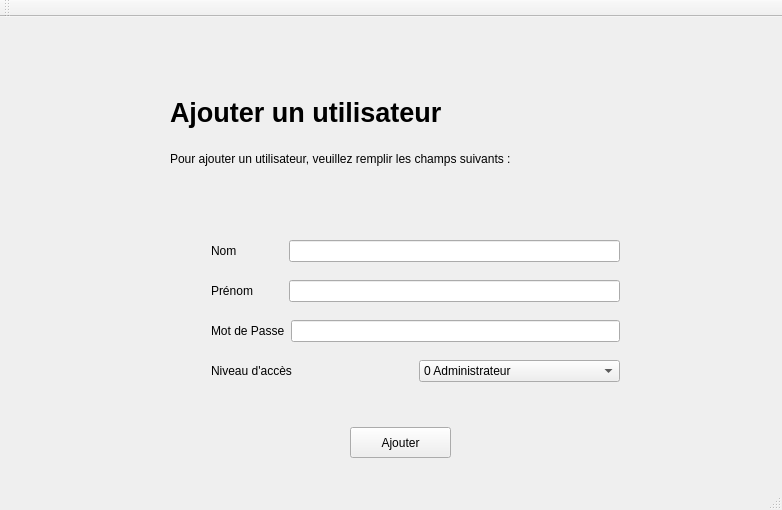
<?xml version="1.0" encoding="UTF-8"?>
<ui version="4.0">
 <class>AddUserUIClass</class>
 <widget class="QMainWindow" name="AddUserUIClass">
  <property name="geometry">
   <rect>
    <x>0</x>
    <y>0</y>
    <width>782</width>
    <height>510</height>
   </rect>
  </property>
  <property name="windowTitle">
   <string>AddUserUI</string>
  </property>
  <widget class="QWidget" name="centralWidget">
   <widget class="QPushButton" name="pushButton">
    <property name="geometry">
     <rect>
      <x>350</x>
      <y>410</y>
      <width>101</width>
      <height>31</height>
     </rect>
    </property>
    <property name="text">
     <string>Ajouter</string>
    </property>
   </widget>
   <widget class="QWidget" name="layoutWidget">
    <property name="geometry">
     <rect>
      <x>150</x>
      <y>60</y>
      <width>628</width>
      <height>112</height>
     </rect>
    </property>
    <layout class="QVBoxLayout" name="verticalLayout">
     <property name="spacing">
      <number>20</number>
     </property>
     <property name="sizeConstraint">
      <enum>QLayout::SetDefaultConstraint</enum>
     </property>
     <property name="leftMargin">
      <number>20</number>
     </property>
     <property name="topMargin">
      <number>20</number>
     </property>
     <property name="rightMargin">
      <number>20</number>
     </property>
     <property name="bottomMargin">
      <number>20</number>
     </property>
     <item>
      <widget class="QLabel" name="label">
       <property name="font">
        <font>
         <pointsize>20</pointsize>
         <italic>false</italic>
         <bold>true</bold>
         <underline>false</underline>
         <strikeout>false</strikeout>
        </font>
       </property>
       <property name="text">
        <string>Ajouter un utilisateur</string>
       </property>
      </widget>
     </item>
     <item>
      <widget class="QLabel" name="label_2">
       <property name="text">
        <string>Pour ajouter un utilisateur, veuillez remplir les champs suivants :  </string>
       </property>
      </widget>
     </item>
    </layout>
   </widget>
   <widget class="QWidget" name="layoutWidget">
    <property name="geometry">
     <rect>
      <x>200</x>
      <y>200</y>
      <width>431</width>
      <height>191</height>
     </rect>
    </property>
    <layout class="QVBoxLayout" name="verticalLayout_2">
     <item>
      <layout class="QHBoxLayout" name="horizontalLayout">
       <item>
        <widget class="QLabel" name="label_3">
         <property name="text">
          <string>Nom              </string>
         </property>
        </widget>
       </item>
       <item>
        <widget class="QLineEdit" name="lineEdit"/>
       </item>
      </layout>
     </item>
     <item>
      <layout class="QHBoxLayout" name="horizontalLayout_2">
       <item>
        <widget class="QLabel" name="label_4">
         <property name="text">
          <string>Prénom         </string>
         </property>
        </widget>
       </item>
       <item>
        <widget class="QLineEdit" name="lineEdit_2"/>
       </item>
      </layout>
     </item>
     <item>
      <layout class="QHBoxLayout" name="horizontalLayout_3">
       <item>
        <widget class="QLabel" name="label_5">
         <property name="text">
          <string>Mot de Passe</string>
         </property>
        </widget>
       </item>
       <item>
        <widget class="QLineEdit" name="lineEdit_3"/>
       </item>
      </layout>
     </item>
     <item>
      <layout class="QHBoxLayout" name="horizontalLayout_4">
       <item>
        <widget class="QLabel" name="label_6">
         <property name="text">
          <string>Niveau d'accès</string>
         </property>
        </widget>
       </item>
       <item>
        <widget class="QComboBox" name="comboBox">
         <item>
          <property name="text">
           <string>0 Administrateur</string>
          </property>
         </item>
         <item>
          <property name="text">
           <string>1 Technicien</string>
          </property>
         </item>
         <item>
          <property name="text">
           <string>2 Personnel Lambda</string>
          </property>
         </item>
         <item>
          <property name="text">
           <string>3 Chef de bloc</string>
          </property>
         </item>
        </widget>
       </item>
      </layout>
     </item>
    </layout>
   </widget>
   <widget class="QPushButton" name="pushButton_2">
    <property name="geometry">
     <rect>
      <x>20</x>
      <y>20</y>
      <width>71</width>
      <height>51</height>
     </rect>
    </property>
    <property name="styleSheet">
     <string notr="true">border-radius: 25px;</string>
    </property>
    <property name="text">
     <string/>
    </property>
   </widget>
  </widget>
  <widget class="QMenuBar" name="menuBar">
   <property name="geometry">
    <rect>
     <x>0</x>
     <y>0</y>
     <width>782</width>
     <height>22</height>
    </rect>
   </property>
  </widget>
  <widget class="QToolBar" name="mainToolBar">
   <attribute name="toolBarArea">
    <enum>TopToolBarArea</enum>
   </attribute>
   <attribute name="toolBarBreak">
    <bool>false</bool>
   </attribute>
  </widget>
  <widget class="QStatusBar" name="statusBar"/>
 </widget>
 <layoutdefault spacing="6" margin="11"/>
 <resources/>
 <connections/>
</ui>
